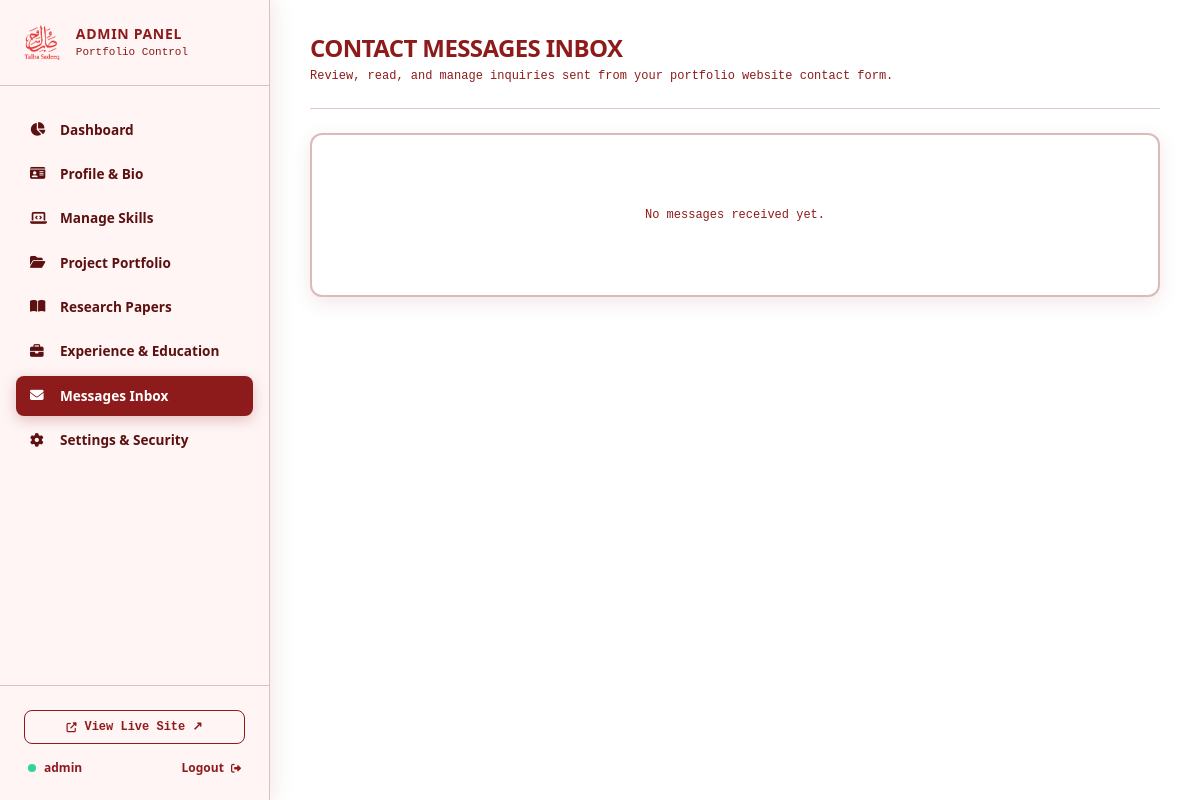
Before: /admin/messages (signed in) with the older database file.
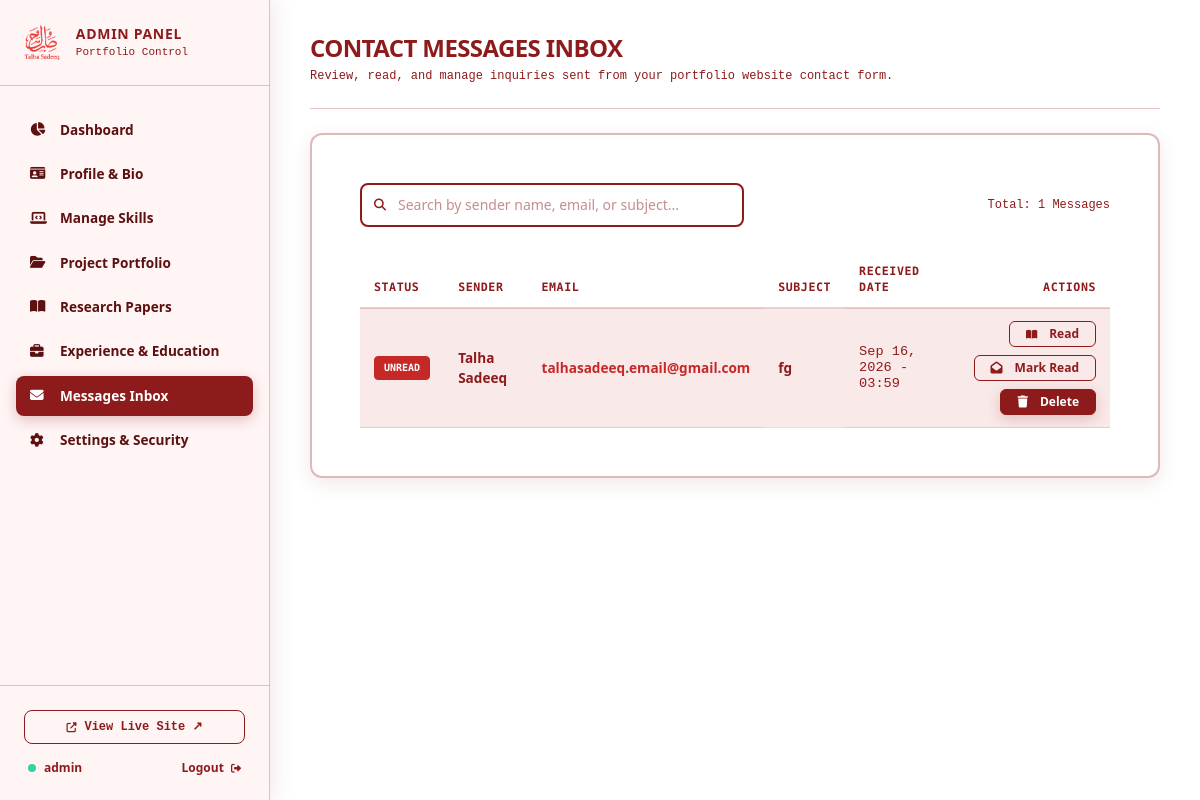
After: the same page with the newer database file.
### models.py (models this page shows)
class Message(db.Model):
    __tablename__ = 'messages'
    id = db.Column(db.Integer, primary_key=True)
    sender_name = db.Column(db.String(100), nullable=False)
    sender_email = db.Column(db.String(120), nullable=False)
    subject = db.Column(db.String(200), nullable=False)
    message_body = db.Column(db.Text, nullable=False)
    is_read = db.Column(db.Boolean, default=False, index=True)
    created_at = db.Column(db.DateTime, default=datetime.utcnow, index=True)

### admin.py (the view)
@admin_bp.route('/messages')
@login_required
def messages():
    all_messages = Message.query.order_by(Message.created_at.desc()).all()
    return render_template('admin/messages.html', messages=all_messages)

### templates/admin/messages.html (shortened to what the changed rows need)
{% extends "admin/base.html" %}
{% block content %}
<div class="space-y-6">
    <div class="flex flex-col sm:flex-row sm:items-center justify-between gap-4 border-b border-theme-subtle pb-4">
        <div>
            <h1 class="text-xl sm:text-2xl font-extrabold text-theme-primary uppercase tracking-tight font-sans">Contact Messages Inbox</h1>
        </div>
    </div>
    <div class="card-editorial p-5 sm:p-6">
        {% if messages %}
            <div class="mb-4 flex flex-col sm:flex-row items-start sm:items-center justify-between gap-4">
                <div class="relative w-full max-w-sm">
                    <i class="fas fa-search absolute left-3.5 top-1/2 -translate-y-1/2 text-theme-muted text-xs"></i>
                    <input type="text" id="messageSearchInput" placeholder="Search by sender name, email, or subject..." class="form-input-pro ps-9 py-2 text-xs">
                </div>
                <span class="text-xs font-mono text-theme-muted">Total: {{ messages|length }} Messages</span>
            </div>
            <div class="table-responsive">
                <table id="messagesTable" class="table align-middle mb-0 text-xs table-responsive-cards">
                    <thead>
                        <tr class="text-theme-muted font-mono uppercase border-b border-theme-subtle">
                            <th>Status</th>
                            <th>Sender</th>
                            <th>Email</th>
                            <th>Subject</th>
                            <th>Received Date</th>
                            <th class="text-end">Actions</th>
                        </tr>
                    </thead>
                    <tbody>
                        {% for msg in messages %}
                            <tr class="border-b border-theme-subtle {{ 'bg-[#C62828]/10' if not msg.is_read }}">
                                <td data-label="Status">
                                    {% if msg.is_read %}
                                        <span class="tag-pill text-[10px]">READ</span>
                                    {% else %}
                                        <span class="tag-red text-[10px]">UNREAD</span>
                                    {% endif %}
                                </td>
                                <td data-label="Sender" class="text-theme-title font-bold text-sm">{{ msg.sender_name }}</td>
                                <td data-label="Email" class="text-theme-muted">
                                    <a href="mailto:{{ msg.sender_email }}" class="text-[#C62828] font-semibold hover:underline text-decoration-none">{{ msg.sender_email }}</a>
                                </td>
                                <td data-label="Subject" class="text-theme-title font-semibold truncate max-w-xs">{{ msg.subject }}</td>
                                <td data-label="Date" class="text-theme-muted font-mono text-xs">{{ msg.created_at.strftime('%b %d, %Y - %H:%M') }}</td>
                                <td data-label="Actions" class="text-end">
                                    <div class="flex flex-wrap items-center justify-end gap-2">
                                        <a href="{{ url_for('admin.view_message', id=msg.id) }}" class="btn-theme-outline py-1 px-3 text-xs">
                                            <i class="fas fa-book-open me-1 text-[10px]"></i> Read
                                        </a>
                                        <form action="{{ url_for('admin.toggle_message_read', id=msg.id) }}" method="POST" class="d-inline">
                                            <button type="submit" class="btn-theme-outline py-1 px-3 text-xs">
                                                <i class="fas {{ 'fa-envelope' if msg.is_read else 'fa-envelope-open' }} me-1"></i>
                                                {{ 'Mark Unread' if msg.is_read else 'Mark Read' }}
                                            </button>
                                        </form>
                                        <form action="{{ url_for('admin.delete_message', id=msg.id) }}" method="POST" class="d-inline" onsubmit="return confirm('Delete message permanently?');">
                                            <button type="submit" class="btn-theme-primary py-1 px-3 text-xs">
                                                <i class="fas fa-trash me-1"></i> Delete
                                            </button>
                                        </form>
                                    </div>
                                </td>
                            </tr>
                        {% endfor %}
                    </tbody>
                </table>
            </div>
        {% else %}
            <p class="text-theme-muted text-xs font-mono py-6 text-center">No messages received yet.</p>
        {% endif %}
    </div>
</div>
{% endblock %}

Changed rows visible on the page:
added Message: shows "UNREAD", sender_name "Talha Sadeeq", sender_email "talhasadeeq.email@gmail.com", subject "fg", created_at "Sep 16, 2026 - 03:59", is_read "Mark Read"
Other visible differences:
{{ messages|length }}: (not shown) → "1"
text no longer shown: "No messages received yet."
text now shown: "Total: Messages STATUS SENDER EMAIL SUBJECT RECEIVED DATE ACTIONS"
